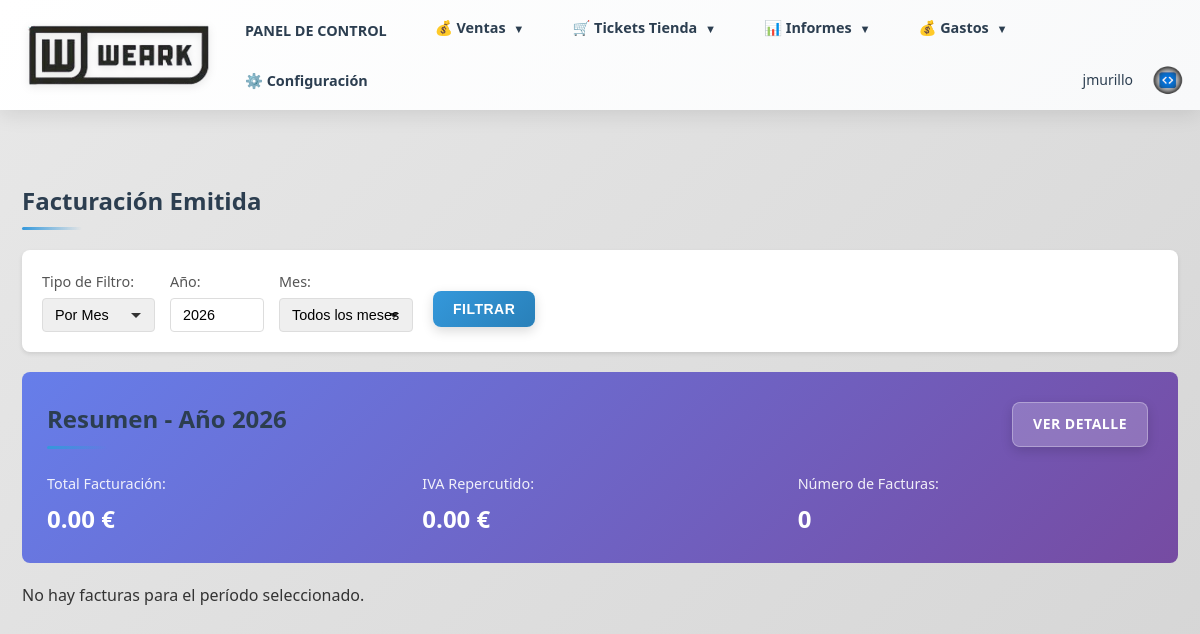
The app's page /informes/facturacion-emitida (signed in), older data.
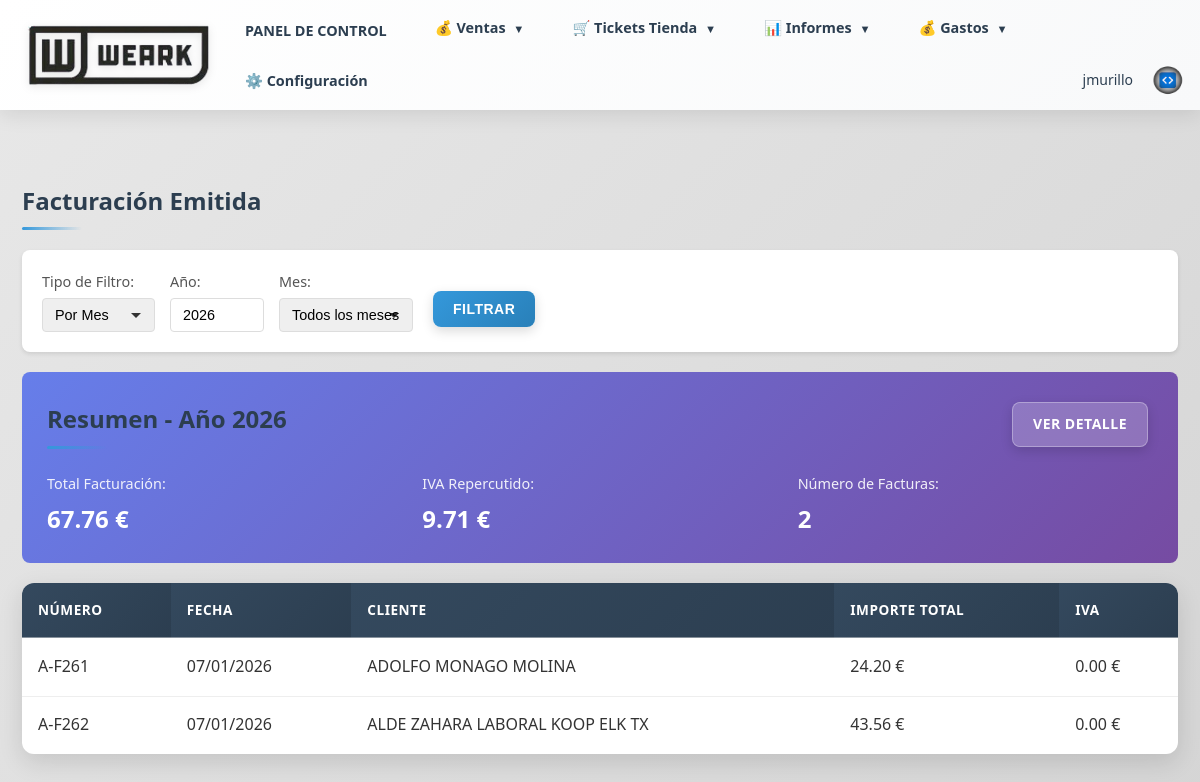
The same page, newer data.
### models.py (models this page shows, shortened)
class Usuario(db.Model, UserMixin):
    __tablename__ = 'usuarios'
    id = db.Column(db.Integer, primary_key=True)
    usuario = db.Column(db.String(80), nullable=False, unique=True)
    password_hash = db.Column(db.String(255), nullable=False)
    correo = db.Column(db.String(100), nullable=False)
    telefono = db.Column(db.String(50))
    rol = db.Column(db.String(50), nullable=False)  # comercial, administracion, supervisor, usuario
    fecha_creacion = db.Column(db.DateTime, default=datetime.utcnow)
    ultimo_acceso = db.Column(db.DateTime)
    activo = db.Column(db.Boolean, default=True, nullable=False)
    def is_supervisor(self):
        return self.rol == 'supervisor'

class Factura(db.Model):
    __tablename__ = 'facturas'
    id = db.Column(db.Integer, primary_key=True)
    pedido_id = db.Column(db.Integer, db.ForeignKey('pedidos.id'), nullable=True)
    pedido = db.relationship('Pedido', backref='facturas', lazy=True)
    presupuesto_id = db.Column(db.Integer, db.ForeignKey('presupuestos.id'), nullable=True)
    presupuesto = db.relationship('Presupuesto', backref='facturas', lazy=True)
    serie = db.Column(db.String(10), nullable=False, default='A')
    numero = db.Column(db.String(50), nullable=False)
    fecha_expedicion = db.Column(db.Date, nullable=False)
    tipo_factura = db.Column(db.String(10), nullable=False, default='F1')  # F1 = Factura completa
    descripcion = db.Column(db.Text)
    nif = db.Column(db.String(20))
    nombre = db.Column(db.String(200), nullable=False)
    importe_total = db.Column(db.Numeric(10, 2), nullable=False)
    descuento_pronto_pago = db.Column(db.Numeric(5, 2), nullable=False, default=0)  # Porcentaje de descuento por pronto pago (0-100)
    estado = db.Column(db.String(50), nullable=False, default='pendiente')  # pendiente, enviado, confirmado, error
    huella_verifactu = db.Column(db.Text)  # Respuesta de la API Verifactu
    fecha_creacion = db.Column(db.DateTime, default=datetime.utcnow)
    fecha_confirmacion = db.Column(db.DateTime)  # Fecha en que se recibió la huella
    lineas = db.relationship('LineaFactura', backref='factura', lazy=True, cascade='all, delete-orphan')

### routes/informes.py (the view)
@informes_bp.route('/informes/facturacion-emitida')
@login_required
@not_usuario_required
def facturacion_emitida():
    tipo_filtro = request.args.get('tipo', 'mes')  # 'mes' o 'trimestre'
    año = request.args.get('año', datetime.now().year, type=int)
    periodo = request.args.get('periodo', None, type=int)
    query = Factura.query.filter(extract('year', Factura.fecha_expedicion) == año)
    if tipo_filtro == 'mes' and periodo:
        query = query.filter(extract('month', Factura.fecha_expedicion) == periodo)
        periodo_label = f"{['', 'Enero', 'Febrero', 'Marzo', 'Abril', 'Mayo', 'Junio', 'Julio', 'Agosto', 'Septiembre', 'Octubre', 'Noviembre', 'Diciembre'][periodo]} {año}"
    elif tipo_filtro == 'trimestre' and periodo:
        mes_inicio = (periodo - 1) * 3 + 1
        mes_fin = periodo * 3
        query = query.filter(extract('month', Factura.fecha_expedicion).between(mes_inicio, mes_fin))
        trimestres = {1: '1T', 2: '2T', 3: '3T', 4: '4T'}
        periodo_label = f"{trimestres.get(periodo, '')} {año}"
    else:
        periodo_label = f"Año {año}"
    facturas = query.order_by(Factura.fecha_expedicion.desc()).all()
    total_facturacion = sum(f.importe_total for f in facturas)
    total_iva_repercutido = Decimal('0')
    tipo_iva = Decimal('21')  # IVA estándar al 21%
    for factura in facturas:
        for linea in factura.lineas:
            importe_con_iva = Decimal(str(linea.importe))
            base_imponible = importe_con_iva / (Decimal('1') + tipo_iva / Decimal('100'))
            iva_linea = base_imponible * tipo_iva / Decimal('100')
            total_iva_repercutido += iva_linea.quantize(Decimal('0.01'))
    return render_template('informes/facturacion_emitida.html',
                         facturas=facturas,
                         total_facturacion=total_facturacion,
                         total_iva_repercutido=total_iva_repercutido,
                         tipo_filtro=tipo_filtro,
                         año=año,
                         periodo=periodo,
                         periodo_label=periodo_label)

### app.py (called while the page is built)
@login_manager.user_loader
def load_user(user_id):
    from models import Usuario, Cliente
    if user_id.startswith('cliente_'):
        cliente_id = int(user_id.replace('cliente_', ''))
        cliente = Cliente.query.get(cliente_id)
        if cliente and cliente.tiene_acceso_web():
            return cliente
        return None
    else:
        return Usuario.query.get(int(user_id))

### utils/auth.py (called while the page is built)
def not_usuario_required(f):
    @wraps(f)
    def decorated_function(*args, **kwargs):
        if not current_user.is_authenticated:
            flash('Debes iniciar sesión para acceder a esta página', 'error')
            return redirect(url_for('auth.login'))
        if current_user.rol == 'usuario':
            flash('No tienes permisos para acceder a esta página', 'error')
            return redirect(url_for('index.index'))
        return f(*args, **kwargs)
    return decorated_function

### templates/informes/facturacion_emitida.html (shortened to what this page needs)
{% extends "base.html" %}
{% block content %}
<div class="informes-container">
    <h2>Facturación Emitida</h2>
    <div class="filtros-box">
        <form method="GET" class="filtros-form">
            <div class="filtro-group">
                <label for="tipo">Tipo de Filtro:</label>
                <select name="tipo" id="tipo" onchange="actualizarFiltros()">
                    <option value="mes" {% if tipo_filtro == 'mes' %}selected{% endif %}>Por Mes</option>
                </select>
            </div>
            <div class="filtro-group">
                <label for="año">Año:</label>
                <input type="number" name="año" id="año" value="{{ año }}" min="2000" max="2100" required>
            </div>
            <div class="filtro-group" id="periodo-group">
                {% if tipo_filtro == 'mes' %}
                <label for="periodo">Mes:</label>
                <select name="periodo" id="periodo">
                    <option value="">Todos los meses</option>
                </select>
                {% endif %}
            </div>
            <button type="submit" class="btn btn-primary">Filtrar</button>
        </form>
    </div>
    <div class="resumen-box">
        <div style="display: flex; justify-content: space-between; align-items: center; margin-bottom: 20px;">
            <h3 style="margin: 0;">Resumen - {{ periodo_label }}</h3>
            <a href="{{ url_for('informes.facturacion_emitida_detalle', tipo=tipo_filtro, año=año, periodo=periodo) }}" class="btn btn-light" style="background: rgba(255,255,255,0.2); color: white; border: 1px solid rgba(255,255,255,0.3);">Ver Detalle</a>
        </div>
        <div class="resumen-grid">
            <div class="resumen-item">
                <span class="resumen-label">Total Facturación:</span>
                <span class="resumen-value">{{ "%.2f"|format(total_facturacion) }} €</span>
            </div>
            <div class="resumen-item">
                <span class="resumen-label">IVA Repercutido:</span>
                <span class="resumen-value">{{ "%.2f"|format(total_iva_repercutido) }} €</span>
            </div>
            <div class="resumen-item">
                <span class="resumen-label">Número de Facturas:</span>
                <span class="resumen-value">{{ facturas|length }}</span>
            </div>
        </div>
    </div>
    {% if facturas %}
    <div class="table-container">
        <table class="clientes-table">
            <thead>
                <tr>
                    <th>Número</th>
                    <th>Fecha</th>
                    <th>Cliente</th>
                    <th>Importe Total</th>
                    <th>IVA</th>
                </tr>
            </thead>
            <tbody>
                {% for factura in facturas %}
                <tr>
                    <td>{{ factura.serie }}-{{ factura.numero }}</td>
                    <td>{{ factura.fecha_expedicion.strftime('%d/%m/%Y') if factura.fecha_expedicion else '-' }}</td>
                    <td>{{ factura.nombre }}</td>
                    <td>{{ "%.2f"|format(factura.importe_total) }} €</td>
                    <td>
                        {% set iva_factura = 0.0 %}
                        {% set tipo_iva = 21.0 %}
                        {% for linea in factura.lineas %}
                            {% set importe_con_iva = linea.importe|float %}
                            {% set base_imponible = importe_con_iva / (1.0 + tipo_iva / 100.0) %}
                            {% set iva_linea = base_imponible * tipo_iva / 100.0 %}
                            {% set iva_factura = iva_factura + iva_linea %}
                        {% endfor %}
                        {{ "%.2f"|format(iva_factura) }} €
                    </td>
                </tr>
                {% endfor %}
            </tbody>
        </table>
    </div>
    {% else %}
    <div class="no-data">
        <p>No hay facturas para el período seleccionado.</p>
    </div>
    {% endif %}
</div>
{% endblock %}

### templates/base.html (shortened to what this page needs)
<!DOCTYPE html>
<html lang="es">
<head>
    <link rel="stylesheet" href="{{ url_for('static', filename='css/style.css') }}">
</head>
<body>
    <header>
        <div class="container header-wrapper">
            <a href="{{ url_for('index.index') }}" style="text-decoration: none; display: flex; align-items: center;">
                <img src="{{ url_for('static', filename='logo_base.png') }}" alt="Logo" class="header-logo">
            </a>
            <nav id="mainNav">
                {% if current_user.is_authenticated %}
                    <a href="{{ url_for('index.index') }}">PANEL DE CONTROL</a>
                    {% if current_user.rol == 'usuario' %}
                        <a href="{{ url_for('solicitudes.listado_solicitudes') }}">SOLICITUDES</a>
                    {% else %}
                        <div class="dropdown">
                            <a href="#" class="dropdown-toggle">💰 Ventas <span class="dropdown-arrow">▼</span></a>
                        </div>
                        <div class="dropdown">
                            <a href="#" class="dropdown-toggle">🛒 Tickets Tienda <span class="dropdown-arrow">▼</span></a>
                        </div>
                        <div class="dropdown">
                            <a href="#" class="dropdown-toggle">📊 Informes <span class="dropdown-arrow">▼</span></a>
                        </div>
                        <div class="dropdown">
                            <a href="#" class="dropdown-toggle">💰 Gastos <span class="dropdown-arrow">▼</span></a>
                        </div>
                        {% if current_user.is_supervisor() %}
                            <a href="{{ url_for('configuracion.index') }}">⚙️ Configuración</a>
                        {% endif %}
                    {% endif %}
                    <div class="user-menu">
                        <span class="user-name">{{ current_user.usuario }}</span>
                        <a href="{{ url_for('auth.logout') }}" class="logout-btn-circle" title="Cerrar Sesión">
                            <img src="{{ url_for('static', filename='logo_jm.png') }}" alt="Cerrar Sesión" style="width: 100%; height: 100%; object-fit: contain;">
                        </a>
                    </div>
                {% endif %}
            </nav>
        </div>
    </header>
    <div class="container">
        {% block content %}{% endblock %}
    </div>
</body>
</html>

### static/css/style.css (style rules this page uses)
* { margin: 0; padding: 0; box-sizing: border-box; }
body { font-family: 'Segoe UI', Tahoma, Geneva, Verdana, sans-serif; background: linear-gradient(135deg, #e8e8e8 0%, #d5d5d5 100%); background-attachment: fixed; color: #333; line-height: 1.6; animation: fadeIn 0.5s ease-in; }
.container { max-width: 1200px; margin: 0 auto; padding: 20px 2px; animation: slideUp 0.6s ease-out; }
header { background: linear-gradient(135deg, #ffffff 0%, #f8f9fa 100%); color: #2c3e50; padding: 0.6rem 0; margin-bottom: 2rem; box-shadow: 0 4px 20px rgba(0,0,0,0.1); position: sticky; top: 0; z-index: 1000; backdrop-filter: blur(10px); animation: slideDown 0.5s ease-out; }
.header-wrapper { display: flex; align-items: center; justify-content: space-between; gap: 20px; padding: 0 2px; position: relative; }
header .container { max-width: 100%; padding: 0; }
.user-menu { display: flex; align-items: center; gap: 15px; margin-left: auto; }
.user-name { color: #2c3e50; font-weight: 500; font-size: 14px; }
.logout-btn-circle { display: flex; align-items: center; justify-content: center; width: 40px; height: 40px; background: transparent; text-decoration: none; border-radius: 4px; transition: all 0.3s; overflow: hidden; padding: 4px; box-sizing: border-box; }
.logout-btn-circle img { width: 100%; height: 100%; object-fit: contain; transition: all 0.3s; }
.header-logo { height: 65px; width: auto; object-fit: contain; transition: transform 0.3s ease; filter: drop-shadow(0 2px 4px rgba(0,0,0,0.1)); flex-shrink: 0; cursor: pointer; }
nav { display: flex; align-items: center; gap: 8px; flex-wrap: wrap; background: transparent; padding: 0; border: none; backdrop-filter: none; }
nav a { color: #2c3e50; text-decoration: none; margin-right: 12px; padding: 6px 14px; border-radius: 8px; transition: all 0.3s cubic-bezier(0.4, 0, 0.2, 1); font-weight: 600; position: relative; overflow: hidden; display: inline-block; font-size: 0.9rem; }
.dropdown { position: relative; display: inline-block; }
.dropdown-toggle { cursor: pointer; }
.dropdown-arrow { font-size: 0.7rem; margin-left: 4px; transition: transform 0.3s ease; }
nav a::before { content: ''; position: absolute; top: 50%; left: 50%; width: 0; height: 0; border-radius: 50%; background: rgba(44, 62, 80, 0.1); transform: translate(-50%, -50%); transition: width 0.6s, height 0.6s; }
table { width: 100%; border-collapse: separate; border-spacing: 0; background-color: white; box-shadow: 0 8px 24px rgba(0,0,0,0.12); margin-bottom: 30px; border-radius: 12px; overflow: hidden; animation: fadeInUp 0.6s ease-out; }
table th, table td { padding: 16px; text-align: left; border-bottom: 1px solid rgba(221, 221, 221, 0.5); transition: background-color 0.2s ease; }
table th { background: linear-gradient(135deg, #34495e 0%, #2c3e50 100%); color: white; font-weight: 700; text-transform: uppercase; font-size: 0.85rem; letter-spacing: 0.5px; position: sticky; top: 0; z-index: 10; }
table tbody tr { transition: all 0.3s ease; cursor: pointer; }
table tbody tr:last-child td { border-bottom: none; }
.btn { display: inline-block; padding: 10px 20px; margin: 5px; text-decoration: none; border-radius: 8px; border: none; cursor: pointer; font-size: 14px; font-weight: 600; transition: all 0.3s cubic-bezier(0.4, 0, 0.2, 1); position: relative; overflow: hidden; box-shadow: 0 4px 12px rgba(0,0,0,0.15); text-transform: uppercase; letter-spacing: 0.5px; }
.btn::before { content: ''; position: absolute; top: 50%; left: 50%; width: 0; height: 0; border-radius: 50%; background: rgba(255, 255, 255, 0.3); transform: translate(-50%, -50%); transition: width 0.6s, height 0.6s; }
.btn-primary { background: linear-gradient(135deg, #3498db 0%, #2980b9 100%); color: white; }
h2, h3 { color: #2c3e50; margin-bottom: 20px; position: relative; padding-bottom: 10px; animation: fadeInLeft 0.6s ease-out; }
h2::after, h3::after { content: ''; position: absolute; bottom: 0; left: 0; width: 60px; height: 3px; background: linear-gradient(90deg, #3498db, transparent); border-radius: 2px; }
select { cursor: pointer; appearance: none; background-repeat: no-repeat; background-position: right 12px center; padding-right: 40px; }
table tbody tr { animation: fadeInRow 0.5s ease-out; animation-fill-mode: both; }
table tbody tr:nth-child(1) { animation-delay: 0.1s; }
table tbody tr:nth-child(2) { animation-delay: 0.2s; }

Row changes from the older to the newer data that the page shows:
added Factura: serie "A", numero "F261", fecha_expedicion "07/01/2026", nombre "ADOLFO MONAGO MOLINA", importe_total "24.20", descuento_pronto_pago "0.00"
added Factura: serie "A", numero "F262", fecha_expedicion "07/01/2026", nombre "ALDE ZAHARA LABORAL KOOP ELK TX", importe_total "43.56", descuento_pronto_pago "0.00"
Text that changed along with them:
{{ "%.2f"|format(total_facturacion) }}: "0.00" → "67.76"
{{ "%.2f"|format(total_iva_repercutido) }}: "0.00" → "9.71"
{{ facturas|length }}: "0" → "2"
text no longer shown: "No hay facturas para el período seleccionado."
text now shown: "NÚMERO FECHA CLIENTE IMPORTE TOTAL IVA"
